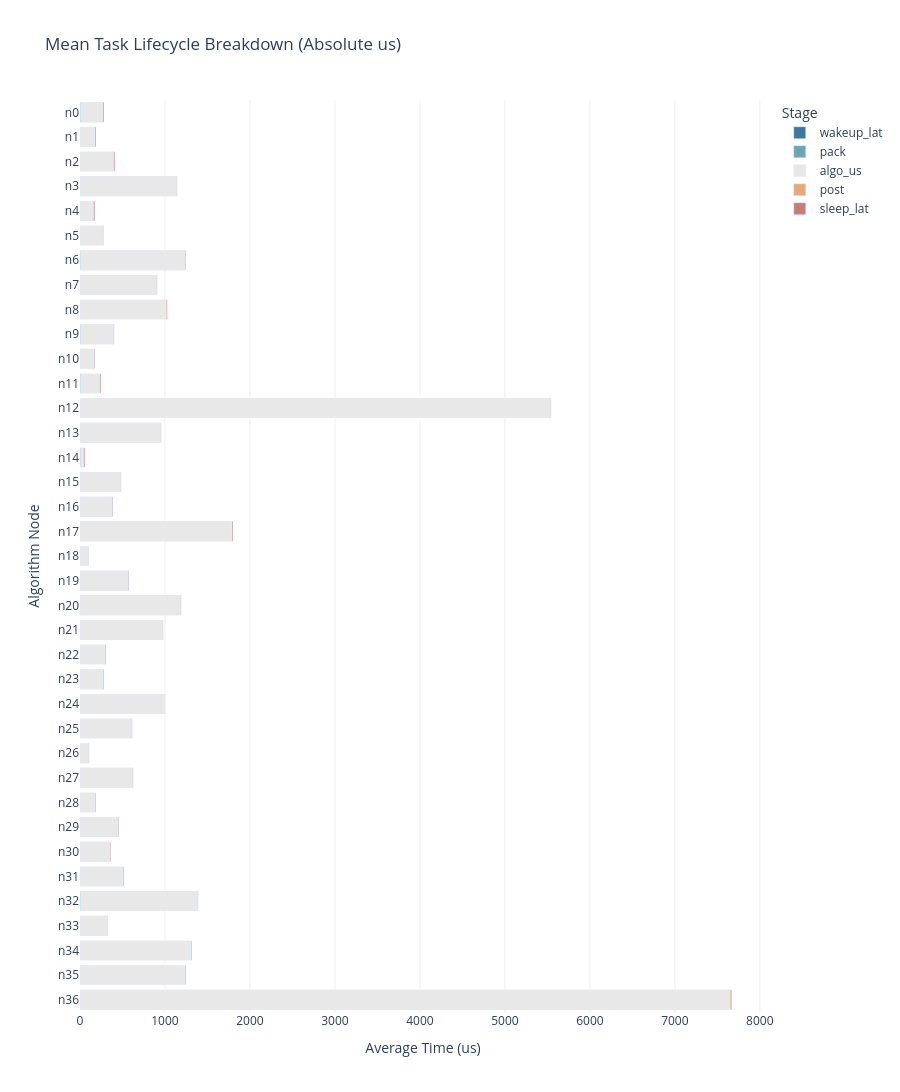
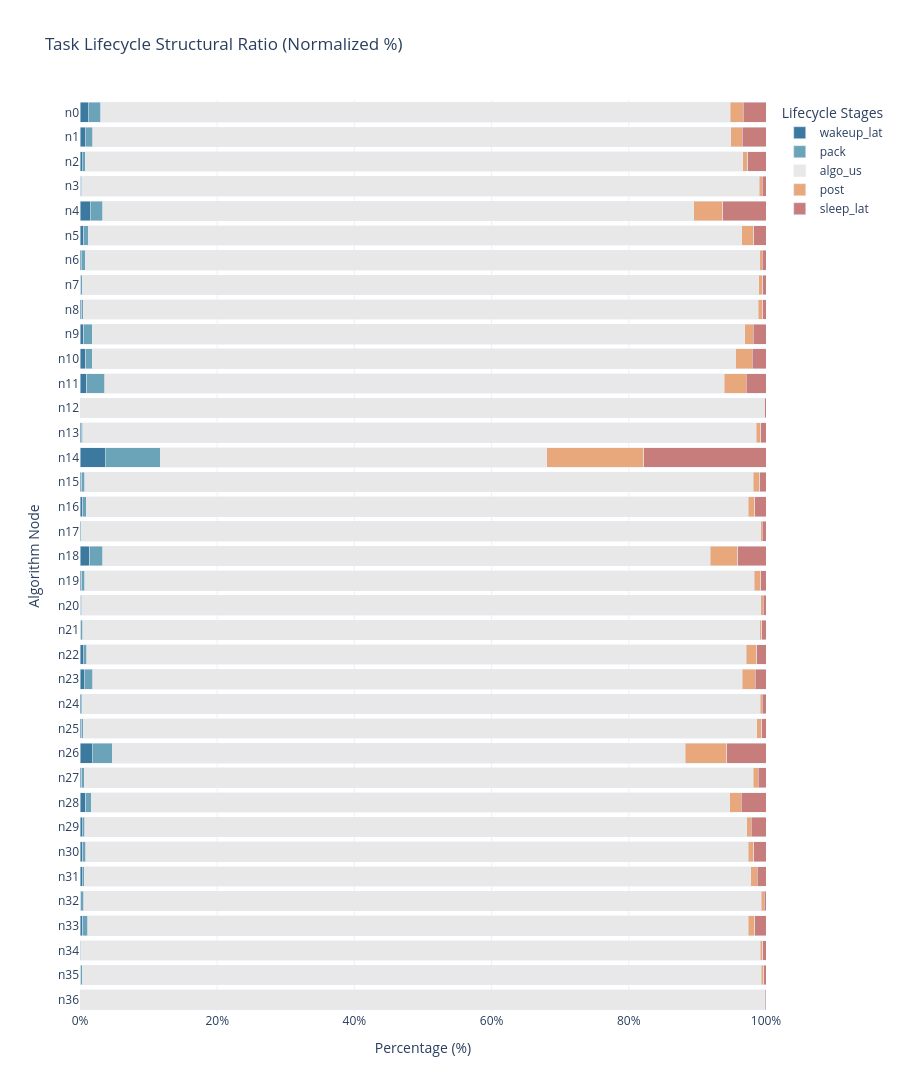

The cell these charts' notebook holds for them, in order:
### Markdown cell above
## 三、 各算法的唤醒、包装、分发效率分析
1. 手风琴式堆叠柱状图 (Accordion Stacked Bar Chart): 展示每个算法的唤醒、包装、分发、计算、后处理、休眠的时间占比。

### Code cell
import re
import plotly.express as px
import pandas as pd
import numpy as np

def draw_px_accordion_enhanced_us(df_jobs):
    """
    强化开销显示的风琴图 (单位回归为 us)
    """
    if df_jobs.empty:
        print("数据为空")
        return

    # 1. 均值计算 (直接使用原始 us 单位)
    cols = ["wakeup_lat", "pack", "algo_us", "post", "sleep_lat"]
    g = df_jobs.groupby("algo")[cols].mean().reset_index()

    # 2. 自然排序 (n0, n1, n2...)
    def extract_num(s):
        n = re.findall(r'\d+', str(s))
        return int(n[0]) if n else 0
    g['sort_idx'] = g['algo'].apply(extract_num)
    g = g.sort_values("sort_idx", ascending=False)

    # 3. 准备百分比数据 (归一化)
    g_pct = g.copy()
    g_pct['total'] = g_pct[cols].sum(axis=1)
    for col in cols:
        g_pct[col] = (g_pct[col] / g_pct['total']) * 100

    # --- 绘图 A：绝对耗时构成 (us) ---
    long_abs = g.melt(id_vars="algo", value_vars=cols, var_name="Stage", value_name="us")
    fig_abs = px.bar(
        long_abs, y="algo", x="us", color="Stage",
        orientation='h',
        color_discrete_map=PLA,
        title="Mean Task Lifecycle Breakdown (Absolute us)",
        labels={"us": "Time Duration (us)", "algo": "Algorithm Node"}
    )

    # 移除右侧的 Sched Overhead 标注
    # for i in range(len(g)):
    #     row = g.iloc[i]
    #     overhead = row["wakeup_lat"] + row["pack"] + row["post"] + row["sleep_lat"]
    #     fig_abs.add_annotation(
    #         x=row[cols].sum(),
    #         y=row["algo"],
    #         text=f" Sched:{overhead:.1f}us",
    #         showarrow=False,
    #         xanchor="left",
    #         font=dict(color="#A6192E", size=10, family="Arial Black")
    #     )

    fig_abs.update_layout(
        plot_bgcolor='white',
        barmode='stack',
        height=len(g)*35+150,
        xaxis=dict(gridcolor='#F0F0F0', title="Average Time (us)")
    )
    fig_abs.show()

    # --- 绘图 B：结构占比构成 (100% 归一化) ---
    long_pct = g_pct.melt(id_vars="algo", value_vars=cols, var_name="Stage", value_name="pct")
    fig_pct = px.bar(
        long_pct, y="algo", x="pct", color="Stage",
        orientation='h',
        color_discrete_map=PLA,
        title="Task Lifecycle Structural Ratio (Normalized %)",
        labels={"pct": "Composition Ratio (%)", "algo": "Algorithm Node"}
        # 删除 text_auto='.1f' 这行，不显示数据标签
    )

    fig_pct.update_layout(
        plot_bgcolor='white',
        barmode='stack',
        xaxis=dict(title="Percentage (%)", range=[0, 100], ticksuffix="%", gridcolor='#F0F0F0'),
        height=len(g)*35+150,
        legend_title="Lifecycle Stages"
    )
    fig_pct.show()

# 调用
draw_px_accordion_enhanced_us(analysis_df)

### Figure 1 — Plotly figure (JSON) as saved in the notebook; plotly's stock layout.template omitted (floating-point values rounded to 4 significant figures)
{"data": [{"hovertemplate": "Stage=wakeup_lat<br>Time Duration (us)=%{x}<br>Algorithm Node=%{y}<extra></extra>", "legendgroup": "wakeup_lat", "marker": {"color": "#3B7A9E", "pattern": {"shape": ""}}, "name": "wakeup_lat", "orientation": "h", "showlegend": true, "textposition": "auto", "x": [1.26, 1.29, 1.16, 1.28, 1.32, 1.498, 1.357, 1.427, 1.53, 1.458, 1.95, 1.415, 1.485, 1.765, 1.385, 1.215, 1.465, 1.475, 1.49, 1.26, 1.665, 1.282, 2.075, 1.73, 1.31, 2.397, 1.41, 2.21, 2.33, 1.18, 2.51, 1.522, 2.538, 1.47, 1.405, 1.397, 3.377], "xaxis": "x", "y": ["n36", "n35", "n34", "n33", "n32", "n31", "n30", "n29", "n28", "n27", "n26", "n25", "n24", "n23", "n22", "n21", "n20", "n19", "n18", "n17", "n16", "n15", "n14", "n13", "n12", "n11", "n10", "n9", "n8", "n7", "n6", "n5", "n4", "n3", "n2", "n1", "n0"], "yaxis": "y", "type": "bar"}, {"hovertemplate": "Stage=pack<br>Time Duration (us)=%{x}<br>Algorithm Node=%{y}<extra></extra>", "legendgroup": "pack", "marker": {"color": "#6BA3B8", "pattern": {"shape": ""}}, "name": "pack", "orientation": "h", "showlegend": true, "textposition": "auto", "x": [2.22, 2.38, 1.7, 2.385, 6.53, 1.805, 1.627, 1.73, 1.46, 2.277, 3.163, 1.675, 1.615, 3.47, 1.62, 2.705, 1.5, 2.385, 2.015, 1.8, 1.81, 1.915, 4.548, 2.44, 1.62, 6.38, 1.62, 5.03, 2.565, 1.56, 7.04, 1.96, 3.172, 1.675, 1.67, 2.045, 5.058], "xaxis": "x", "y": ["n36", "n35", "n34", "n33", "n32", "n31", "n30", "n29", "n28", "n27", "n26", "n25", "n24", "n23", "n22", "n21", "n20", "n19", "n18", "n17", "n16", "n15", "n14", "n13", "n12", "n11", "n10", "n9", "n8", "n7", "n6", "n5", "n4", "n3", "n2", "n1", "n0"], "yaxis": "y", "type": "bar"}, {"hovertemplate": "Stage=algo_us<br>Time Duration (us)=%{x}<br>Algorithm Node=%{y}<extra></extra>", "legendgroup": "algo_us", "marker": {"color": "#E8E8E8", "pattern": {"shape": ""}}, "name": "algo_us", "orientation": "h", "showlegend": true, "textposition": "auto", "x": [7650.0, 1229.0, 1302.0, 317.1, 1372.0, 498.4, 352.1, 441.3, 173.3, 611.1, 91.16, 601.2, 993.1, 264.8, 290.2, 964.4, 1177.0, 557.1, 93.32, 1780.0, 372.3, 471.4, 31.96, 939.1, 5531.0, 218.1, 161.0, 384.4, 1012.0, 896.5, 1227.0, 268.3, 147.0, 1129.0, 390.2, 169.5, 253.7], "xaxis": "x", "y": ["n36", "n35", "n34", "n33", "n32", "n31", "n30", "n29", "n28", "n27", "n26", "n25", "n24", "n23", "n22", "n21", "n20", "n19", "n18", "n17", "n16", "n15", "n14", "n13", "n12", "n11", "n10", "n9", "n8", "n7", "n6", "n5", "n4", "n3", "n2", "n1", "n0"], "yaxis": "y", "type": "bar"}, {"hovertemplate": "Stage=post<br>Time Duration (us)=%{x}<br>Algorithm Node=%{y}<extra></extra>", "legendgroup": "post", "marker": {"color": "#E8A87C", "pattern": {"shape": ""}}, "name": "post", "orientation": "h", "showlegend": true, "textposition": "auto", "x": [7.15, 4.8, 4.86, 3.01, 5.66, 4.745, 2.875, 3.075, 3.123, 4.572, 6.577, 4.585, 3.14, 5.372, 4.705, 3.295, 4.91, 5.45, 4.275, 3.49, 3.75, 4.848, 8.023, 6.45, 4.6, 7.803, 4.16, 4.96, 6.915, 4.86, 4.26, 4.86, 7.263, 4.862, 2.933, 3.022, 5.31], "xaxis": "x", "y": ["n36", "n35", "n34", "n33", "n32", "n31", "n30", "n29", "n28", "n27", "n26", "n25", "n24", "n23", "n22", "n21", "n20", "n19", "n18", "n17", "n16", "n15", "n14", "n13", "n12", "n11", "n10", "n9", "n8", "n7", "n6", "n5", "n4", "n3", "n2", "n1", "n0"], "yaxis": "y", "type": "bar"}, {"hovertemplate": "Stage=sleep_lat<br>Time Duration (us)=%{x}<br>Algorithm Node=%{y}<extra></extra>", "legendgroup": "sleep_lat", "marker": {"color": "#C87D7D", "pattern": {"shape": ""}}, "name": "sleep_lat", "orientation": "h", "showlegend": true, "textposition": "auto", "x": [8.12, 4.05, 6.335, 5.515, 3.89, 6.548, 6.543, 9.855, 6.652, 7.265, 6.277, 3.875, 5.575, 4.315, 3.975, 5.94, 4.445, 4.51, 4.315, 10.03, 6.29, 4.282, 10.09, 7.0, 9.34, 6.968, 3.45, 7.46, 4.735, 4.48, 6.82, 5.117, 10.72, 6.053, 10.89, 6.375, 9.148], "xaxis": "x", "y": ["n36", "n35", "n34", "n33", "n32", "n31", "n30", "n29", "n28", "n27", "n26", "n25", "n24", "n23", "n22", "n21", "n20", "n19", "n18", "n17", "n16", "n15", "n14", "n13", "n12", "n11", "n10", "n9", "n8", "n7", "n6", "n5", "n4", "n3", "n2", "n1", "n0"], "yaxis": "y", "type": "bar"}], "layout": {"xaxis": {"anchor": "y", "domain": [0.0, 1.0], "title": {"text": "Average Time (us)"}, "gridcolor": "#F0F0F0"}, "yaxis": {"anchor": "x", "domain": [0.0, 1.0], "title": {"text": "Algorithm Node"}}, "legend": {"title": {"text": "Stage"}, "tracegroupgap": 0}, "title": {"text": "Mean Task Lifecycle Breakdown (Absolute us)"}, "barmode": "stack", "plot_bgcolor": "white", "height": 1445}}

### Figure 2 — Plotly figure (JSON) as saved in the notebook; plotly's stock layout.template omitted (floating-point values rounded to 4 significant figures)
{"data": [{"hovertemplate": "Stage=wakeup_lat<br>Composition Ratio (%)=%{x}<br>Algorithm Node=%{y}<extra></extra>", "legendgroup": "wakeup_lat", "marker": {"color": "#3B7A9E", "pattern": {"shape": ""}}, "name": "wakeup_lat", "orientation": "h", "showlegend": true, "textposition": "auto", "x": [0.01643, 0.1039, 0.08813, 0.3887, 0.09504, 0.2919, 0.3724, 0.3121, 0.8222, 0.2326, 1.787, 0.2309, 0.1478, 0.631, 0.4588, 0.1243, 0.1231, 0.2584, 1.413, 0.07013, 0.4315, 0.2651, 3.66, 0.1808, 0.02361, 0.9923, 0.8214, 0.5469, 0.2265, 0.1299, 0.2013, 0.5404, 1.487, 0.1286, 0.3451, 0.7664, 1.221], "xaxis": "x", "y": ["n36", "n35", "n34", "n33", "n32", "n31", "n30", "n29", "n28", "n27", "n26", "n25", "n24", "n23", "n22", "n21", "n20", "n19", "n18", "n17", "n16", "n15", "n14", "n13", "n12", "n11", "n10", "n9", "n8", "n7", "n6", "n5", "n4", "n3", "n2", "n1", "n0"], "yaxis": "y", "type": "bar"}, {"hovertemplate": "Stage=pack<br>Composition Ratio (%)=%{x}<br>Algorithm Node=%{y}<extra></extra>", "legendgroup": "pack", "marker": {"color": "#6BA3B8", "pattern": {"shape": ""}}, "name": "pack", "orientation": "h", "showlegend": true, "textposition": "auto", "x": [0.02895, 0.1917, 0.1292, 0.7242, 0.4701, 0.3519, 0.4464, 0.3782, 0.7846, 0.3634, 2.898, 0.2734, 0.1607, 1.241, 0.5367, 0.2767, 0.1261, 0.4178, 1.911, 0.1002, 0.4691, 0.3959, 8.021, 0.255, 0.0292, 2.64, 0.9438, 1.245, 0.2493, 0.1717, 0.5645, 0.6957, 1.859, 0.1465, 0.4102, 1.121, 1.829], "xaxis": "x", "y": ["n36", "n35", "n34", "n33", "n32", "n31", "n30", "n29", "n28", "n27", "n26", "n25", "n24", "n23", "n22", "n21", "n20", "n19", "n18", "n17", "n16", "n15", "n14", "n13", "n12", "n11", "n10", "n9", "n8", "n7", "n6", "n5", "n4", "n3", "n2", "n1", "n0"], "yaxis": "y", "type": "bar"}, {"hovertemplate": "Stage=algo_us<br>Composition Ratio (%)=%{x}<br>Algorithm Node=%{y}<extra></extra>", "legendgroup": "algo_us", "marker": {"color": "#E8E8E8", "pattern": {"shape": ""}}, "name": "algo_us", "orientation": "h", "showlegend": true, "textposition": "auto", "x": [99.76, 98.99, 98.93, 96.3, 98.75, 97.15, 96.6, 96.48, 93.14, 97.52, 83.54, 98.11, 98.82, 94.67, 96.13, 98.65, 98.96, 97.58, 88.53, 99.08, 96.5, 97.45, 56.37, 98.16, 99.7, 90.25, 93.8, 95.13, 98.39, 98.67, 98.35, 95.22, 86.12, 98.77, 95.85, 92.96, 91.72], "xaxis": "x", "y": ["n36", "n35", "n34", "n33", "n32", "n31", "n30", "n29", "n28", "n27", "n26", "n25", "n24", "n23", "n22", "n21", "n20", "n19", "n18", "n17", "n16", "n15", "n14", "n13", "n12", "n11", "n10", "n9", "n8", "n7", "n6", "n5", "n4", "n3", "n2", "n1", "n0"], "yaxis": "y", "type": "bar"}, {"hovertemplate": "Stage=post<br>Composition Ratio (%)=%{x}<br>Algorithm Node=%{y}<extra></extra>", "legendgroup": "post", "marker": {"color": "#E8A87C", "pattern": {"shape": ""}}, "name": "post", "orientation": "h", "showlegend": true, "textposition": "auto", "x": [0.09323, 0.3866, 0.3692, 0.914, 0.4075, 0.925, 0.7886, 0.6723, 1.678, 0.7296, 6.027, 0.7483, 0.3125, 1.921, 1.559, 0.3371, 0.4127, 0.9546, 4.055, 0.1942, 0.9719, 1.002, 14.15, 0.6742, 0.08292, 3.229, 2.424, 1.227, 0.6722, 0.5349, 0.3416, 1.725, 4.255, 0.4252, 0.7204, 1.658, 1.92], "xaxis": "x", "y": ["n36", "n35", "n34", "n33", "n32", "n31", "n30", "n29", "n28", "n27", "n26", "n25", "n24", "n23", "n22", "n21", "n20", "n19", "n18", "n17", "n16", "n15", "n14", "n13", "n12", "n11", "n10", "n9", "n8", "n7", "n6", "n5", "n4", "n3", "n2", "n1", "n0"], "yaxis": "y", "type": "bar"}, {"hovertemplate": "Stage=sleep_lat<br>Composition Ratio (%)=%{x}<br>Algorithm Node=%{y}<extra></extra>", "legendgroup": "sleep_lat", "marker": {"color": "#C87D7D", "pattern": {"shape": ""}}, "name": "sleep_lat", "orientation": "h", "showlegend": true, "textposition": "auto", "x": [0.1059, 0.3262, 0.4813, 1.675, 0.2801, 1.276, 1.795, 2.155, 3.575, 1.159, 5.752, 0.6324, 0.5548, 1.543, 1.317, 0.6076, 0.3736, 0.79, 4.093, 0.5579, 1.63, 0.8853, 17.8, 0.7317, 0.1684, 2.884, 2.01, 1.846, 0.4603, 0.4931, 0.5468, 1.816, 6.284, 0.5293, 2.676, 3.496, 3.308], "xaxis": "x", "y": ["n36", "n35", "n34", "n33", "n32", "n31", "n30", "n29", "n28", "n27", "n26", "n25", "n24", "n23", "n22", "n21", "n20", "n19", "n18", "n17", "n16", "n15", "n14", "n13", "n12", "n11", "n10", "n9", "n8", "n7", "n6", "n5", "n4", "n3", "n2", "n1", "n0"], "yaxis": "y", "type": "bar"}], "layout": {"xaxis": {"anchor": "y", "domain": [0.0, 1.0], "title": {"text": "Percentage (%)"}, "range": [0, 100], "ticksuffix": "%", "gridcolor": "#F0F0F0"}, "yaxis": {"anchor": "x", "domain": [0.0, 1.0], "title": {"text": "Algorithm Node"}}, "legend": {"title": {"text": "Lifecycle Stages"}, "tracegroupgap": 0}, "title": {"text": "Task Lifecycle Structural Ratio (Normalized %)"}, "barmode": "stack", "plot_bgcolor": "white", "height": 1445}}
